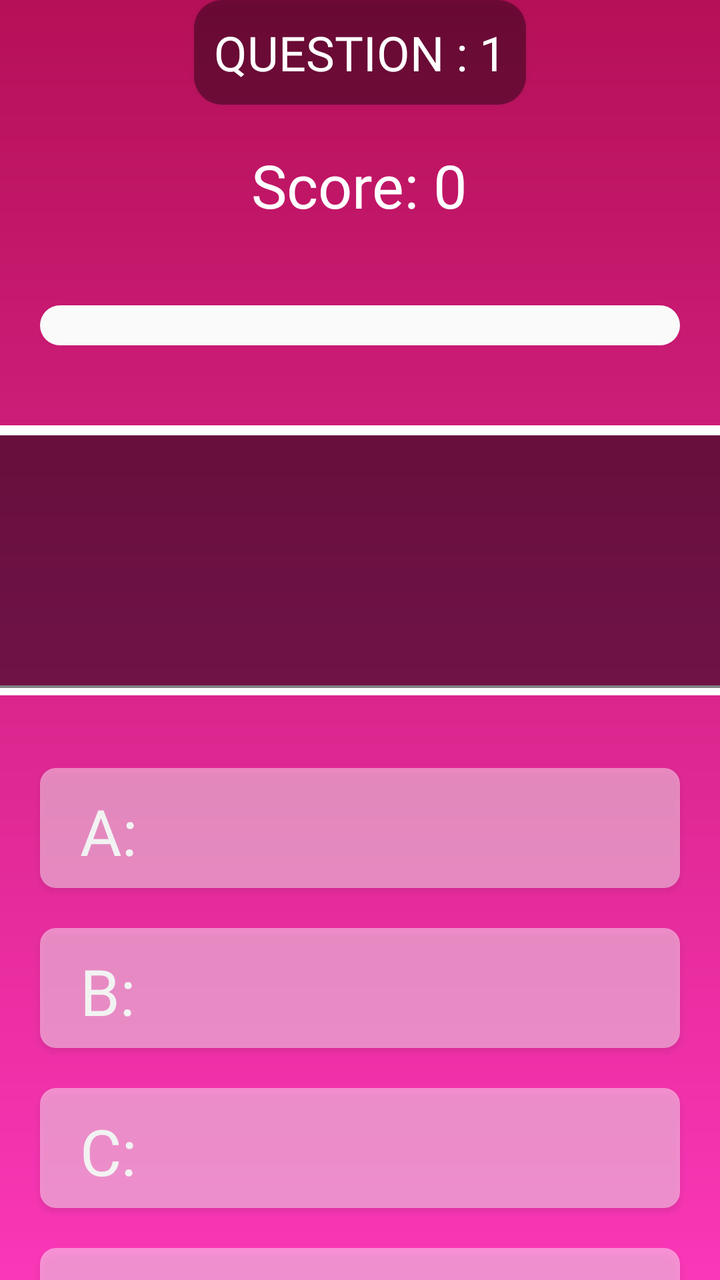
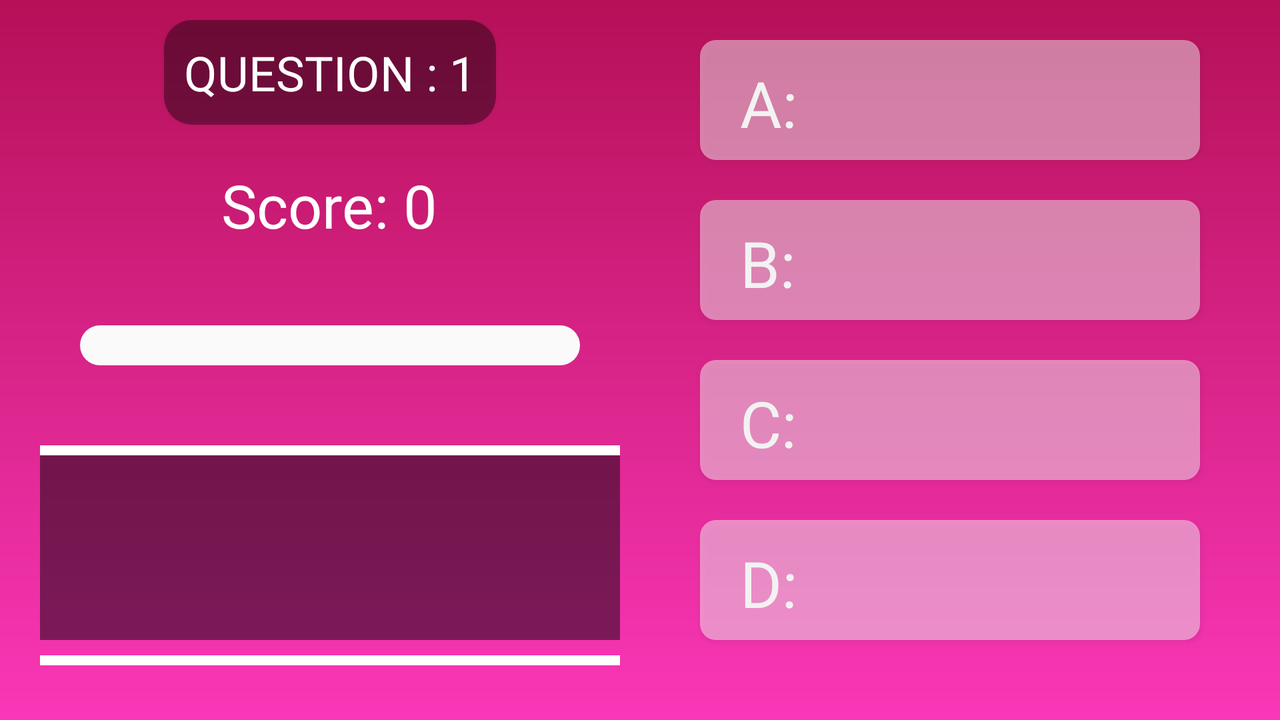

An Android layout and its configuration variant, each rendered on a device that would load it. The default file and the variant file are quoted in full after the pictures.
<!-- AndroidManifest.xml: application theme Theme.FunMaths -->
<!-- res/layout/activity_addition.xml -->
<?xml version="1.0" encoding="utf-8"?>
<LinearLayout xmlns:android="http://schemas.android.com/apk/res/android"
    xmlns:app="http://schemas.android.com/apk/res-auto"
    xmlns:tools="http://schemas.android.com/tools"
    android:id="@+id/container"
    android:layout_width="match_parent"
    android:layout_height="match_parent"
    android:background="@drawable/add_bg"
    android:gravity="center"
    android:orientation="vertical"
    tools:context=".MainActivity">

    
    <LinearLayout
        android:id="@+id/layoutcontent"
        android:layout_width="match_parent"
        android:layout_height="wrap_content"
        android:orientation="vertical">

        
        <LinearLayout
            android:id="@+id/scorelayout"
            android:layout_width="match_parent"
            android:layout_height="wrap_content"
            android:gravity="center"
            android:orientation="vertical">

            
            <Button
                android:id="@+id/questionNumber"
                android:layout_width="wrap_content"
                android:layout_height="wrap_content"
                android:layout_marginBottom="20dp"
                android:background="@drawable/question_no"
                android:padding="10dp"
                android:text="@string/question_no"
                android:textColor="@color/white"
                android:textSize="24sp">

            </Button>

            
            <TextView
                android:id="@+id/tvScore"
                android:layout_width="wrap_content"
                android:layout_height="wrap_content"
                android:layout_gravity="center"
                android:layout_marginBottom="20dp"
                android:text="@string/score"
                android:textColor="@color/white"
                android:textSize="30sp" />
        </LinearLayout>

        
        <ProgressBar
            android:id="@+id/progressBar"
            style="@style/Widget.AppCompat.ProgressBar.Horizontal"
            android:layout_width="match_parent"
            android:layout_height="wrap_content"
            android:layout_marginStart="20dp"
            android:layout_marginTop="20dp"
            android:layout_marginEnd="20dp"
            android:layout_marginBottom="20dp"
            android:indeterminate="false"
            android:maxHeight="20dp"
            android:minHeight="20dp"
            android:progressDrawable="@drawable/custom_progress"
            android:visibility="visible" />

        
        <RelativeLayout
            android:layout_width="wrap_content"
            android:layout_height="wrap_content">

            
            <TextView
                android:layout_width="match_parent"
                android:layout_height="5sp"
                android:layout_marginTop="20sp"
                android:background="@color/white"
                android:fontFamily="@font/acme">

            </TextView>

            <TextView
                android:layout_width="match_parent"
                android:layout_height="5sp"
                android:layout_marginTop="150sp"
                android:background="@color/white">

            </TextView>

            <TextView
                android:id="@+id/tvQuiz"
                android:layout_width="match_parent"
                android:layout_height="wrap_content"
                android:layout_gravity="center"
                android:layout_marginTop="25sp"
                android:layout_marginBottom="20sp"
                android:background="@color/question_color"
                android:padding="35sp"
                android:textAlignment="center"
                android:textColor="@color/white"
                android:textSize="42sp"
                android:textStyle="bold">

            </TextView>

        </RelativeLayout>

        
        <LinearLayout
            android:layout_width="match_parent"
            android:layout_height="wrap_content"
            android:layout_marginTop="20sp"
            android:gravity="center"
            android:orientation="vertical">
            
            <RelativeLayout
                android:layout_width="match_parent"
                android:layout_height="wrap_content">

                <TextView
                    android:layout_width="wrap_content"
                    android:layout_height="wrap_content"
                    android:layout_marginLeft="40sp"
                    android:layout_marginTop="10sp"
                    android:text="@string/a"
                    android:textColor="@color/white"
                    android:textSize="32sp" />

                <Button
                    android:id="@+id/btn1"
                    android:layout_width="match_parent"
                    android:layout_height="60sp"
                    android:layout_marginLeft="20sp"
                    android:layout_marginRight="20sp"
                    android:layout_marginBottom="20sp"
                    android:background="@drawable/answer_btn"
                    android:textColor="@color/white"
                    android:textSize="32sp" />

            </RelativeLayout>

            
            <RelativeLayout
                android:layout_width="match_parent"
                android:layout_height="wrap_content">

                <TextView
                    android:layout_width="wrap_content"
                    android:layout_height="wrap_content"
                    android:layout_marginLeft="40sp"
                    android:layout_marginTop="10sp"
                    android:text="@string/b"
                    android:textColor="@color/white"
                    android:textSize="32sp" />

                <Button
                    android:id="@+id/btn2"
                    android:layout_width="match_parent"
                    android:layout_height="60sp"
                    android:layout_marginLeft="20sp"
                    android:layout_marginRight="20sp"
                    android:layout_marginBottom="20sp"
                    android:background="@drawable/answer_btn"
                    android:textColor="@color/white"
                    android:textSize="32sp" />
            </RelativeLayout>

            
            <RelativeLayout
                android:layout_width="match_parent"
                android:layout_height="wrap_content">

                <TextView
                    android:layout_width="wrap_content"
                    android:layout_height="wrap_content"
                    android:layout_marginLeft="40sp"
                    android:layout_marginTop="10sp"
                    android:text="@string/c"
                    android:textColor="@color/white"
                    android:textSize="32sp" />

                <Button
                    android:id="@+id/btn3"
                    android:layout_width="match_parent"
                    android:layout_height="60sp"
                    android:layout_marginLeft="20sp"
                    android:layout_marginRight="20sp"
                    android:layout_marginBottom="20sp"
                    android:background="@drawable/answer_btn"
                    android:textColor="@color/white"
                    android:textSize="32sp" />
            </RelativeLayout>

            
            <RelativeLayout
                android:layout_width="match_parent"
                android:layout_height="wrap_content">

                <TextView
                    android:layout_width="wrap_content"
                    android:layout_height="wrap_content"
                    android:layout_marginLeft="40sp"
                    android:layout_marginTop="10sp"
                    android:text="@string/d"
                    android:textColor="@color/white"
                    android:textSize="32sp" />

                <Button
                    android:id="@+id/btn4"
                    android:layout_width="match_parent"
                    android:layout_height="60sp"
                    android:layout_marginLeft="20sp"
                    android:layout_marginRight="20sp"
                    android:layout_marginBottom="20sp"
                    android:background="@drawable/answer_btn"
                    android:textColor="@color/white"
                    android:textSize="32sp" />

            </RelativeLayout>

        </LinearLayout>
        
        <Space
            android:layout_width="match_parent"
            android:layout_height="70dp">

        </Space>

    </LinearLayout>

</LinearLayout>
<!-- resources referenced by this layout -->
<resources>
  <color name="question_color">#7E000000</color>
  <color name="white">#FFFFFFFF</color>
  <!-- drawable add_bg (drawable) -->
  <?xml version="1.0" encoding="utf-8"?>
  <shape xmlns:android="http://schemas.android.com/apk/res/android">
      <gradient
          android:startColor="@color/dark_pink"
          android:endColor="@color/light_pink"
          android:angle="10"/>
  </shape>
  <!-- drawable answer_btn (drawable) -->
  <?xml version="1.0" encoding="utf-8"?>
  <shape xmlns:android="http://schemas.android.com/apk/res/android"
      android:shape="rectangle">
      <corners android:radius="8dp" /> 
      <solid
          android:color="@color/transparent"
   />
  
  </shape>
  <!-- drawable custom_progress (drawable) -->
  <?xml version="1.0" encoding="utf-8"?>
  <layer-list xmlns:android="http://schemas.android.com/apk/res/android">
  
      
      <item android:id="@android:id/background">
          <shape xmlns:android="http://schemas.android.com/apk/res/android" android:shape="rectangle" >
              <corners
                  android:radius="14dp" />
  
              <solid android:color="#FAFAFA"/>
          </shape>
      </item>
  
      
      <item android:id="@android:id/progress">
          <clip>
              <shape xmlns:android="http://schemas.android.com/apk/res/android" android:shape="rectangle" >
  
                  <corners
                      android:radius="14dp" />
  
                  <gradient
                      android:angle="0"
                      android:centerX="50%"
                      android:centerColor="@color/red_orange"
                      android:startColor="@color/light_red"
                      android:endColor="@color/dark_red"
                      android:type="linear"
                      />
  
              </shape>
          </clip>
      </item>
  </layer-list>
  <!-- drawable question_no (drawable) -->
  <?xml version="1.0" encoding="utf-8"?>
  <shape xmlns:android="http://schemas.android.com/apk/res/android"
      android:shape="rectangle">
      <corners android:radius="14dp" /> 
  
  <solid
      android:color="@color/dark_transparent"/>
  </shape>
  <string name="a">A:</string>
  <string name="b">B:</string>
  <string name="c">C:</string>
  <string name="d">D:</string>
  <string name="question_no">question : 1</string>
  <string name="score">Score: 0</string>
  <style name="Theme.FunMaths" parent="Base.Theme.FunMaths" />
  <color name="dark_pink">#B61058</color>
  <color name="light_pink">#FA37B8</color>
  <color name="transparent">#74FFFFFF</color>
  <color name="red_orange">#cef94147</color>
  <color name="light_red">#f94147</color>
  <color name="dark_red">#9cf94147</color>
  <color name="dark_transparent">#60000000</color>
  <style name="Base.Theme.FunMaths" parent="Theme.AppCompat.Light.NoActionBar">
  
          <item name="colorPrimary">@color/white</item>
          <item name="colorSecondary">@color/ash</item>
          <item name="android:fontFamily">@font/font</item>
  
      </style>
  <color name="ash">#878787</color>
</resources>
<!-- res/layout-land/activity_addition.xml (the repository's variant of the layout above) -->
<!-- drawn on the phone turned sideways -->
<?xml version="1.0" encoding="utf-8"?>
<LinearLayout xmlns:android="http://schemas.android.com/apk/res/android"
    xmlns:app="http://schemas.android.com/apk/res-auto"
    xmlns:tools="http://schemas.android.com/tools"
    android:id="@+id/layoutcontent"
    android:layout_width="match_parent"
    android:layout_height="match_parent"
    android:background="@drawable/add_bg"
    android:gravity="center"
    android:orientation="horizontal"
    tools:context=".MainActivity">

    
    <LinearLayout
        android:layout_width="0dp"
        android:layout_height="match_parent"
        android:layout_weight="1"
        android:gravity="center_vertical|start"
        android:orientation="vertical"
        android:paddingStart="20dp"
        android:paddingTop="10dp"
        android:paddingEnd="10dp"
        android:paddingBottom="20dp">

        
        <LinearLayout
            android:id="@+id/scorelayout"
            android:layout_width="match_parent"
            android:layout_height="wrap_content"
            android:gravity="center"
            android:orientation="vertical">

            <Button
                android:id="@+id/questionNumber"
                android:layout_width="wrap_content"
                android:layout_height="wrap_content"
                android:layout_marginBottom="20dp"
                android:background="@drawable/question_no"
                android:padding="10dp"
                android:text="@string/question_no"
                android:textColor="@color/white"
                android:textSize="24sp">

            </Button>

            <TextView
                android:id="@+id/tvScore"
                android:layout_width="wrap_content"
                android:layout_height="wrap_content"
                android:layout_gravity="center"
                android:layout_marginBottom="20dp"
                android:text="@string/score"
                android:textColor="@color/white"
                android:textSize="30sp" />
        </LinearLayout>

        
        <ProgressBar
            android:id="@+id/progressBar"
            style="@style/Widget.AppCompat.ProgressBar.Horizontal"
            android:layout_width="match_parent"
            android:layout_height="wrap_content"
            android:layout_marginStart="20dp"
            android:layout_marginTop="20dp"
            android:layout_marginEnd="20dp"
            android:layout_marginBottom="20dp"
            android:indeterminate="false"
            android:maxHeight="20dp"
            android:minHeight="20dp"
            android:progressDrawable="@drawable/custom_progress"
            android:visibility="visible" />

        <RelativeLayout
            android:layout_width="match_parent"
            android:layout_height="wrap_content">


            <TextView
                android:layout_width="match_parent"
                android:layout_height="5sp"
                android:layout_marginTop="20sp"
                android:background="@color/white">

            </TextView>

            <TextView
                android:layout_width="match_parent"
                android:layout_height="5sp"
                android:layout_marginTop="125sp"
                android:background="@color/white">

            </TextView>


            <TextView
                android:id="@+id/tvQuiz"
                android:layout_width="match_parent"
                android:layout_height="wrap_content"
                android:layout_gravity="center"
                android:layout_marginTop="25sp"
                android:layout_marginBottom="20sp"
                android:background="#7E000000"
                android:padding="25sp"
                android:textAlignment="center"
                android:textColor="@color/white"
                android:textSize="42sp"
                android:textStyle="bold">

            </TextView>

        </RelativeLayout>


    </LinearLayout>

    
    <LinearLayout
        android:layout_width="0dp"
        android:layout_height="match_parent"
        android:layout_weight="1"
        android:gravity="center_vertical|end"
        android:orientation="vertical"
        android:paddingStart="10dp"
        android:paddingTop="20dp"
        android:paddingEnd="20dp"
        android:paddingBottom="20dp">

        
        <RelativeLayout
            android:layout_width="match_parent"
            android:layout_height="wrap_content">

            <TextView
                android:layout_width="wrap_content"
                android:layout_height="wrap_content"
                android:layout_marginLeft="40sp"
                android:layout_marginTop="10sp"
                android:text="@string/a"
                android:textColor="@color/white"
                android:textSize="32sp" />

            <Button
                android:id="@+id/btn1"
                android:layout_width="match_parent"
                android:layout_height="60sp"
                android:layout_marginLeft="20sp"
                android:layout_marginRight="20sp"
                android:layout_marginBottom="20sp"
                android:background="@drawable/answer_btn"
                android:textColor="@color/white"
                android:textSize="32sp" />
        </RelativeLayout>

        
        <RelativeLayout
            android:layout_width="match_parent"
            android:layout_height="wrap_content">

            <TextView
                android:layout_width="wrap_content"
                android:layout_height="wrap_content"
                android:layout_marginLeft="40sp"
                android:layout_marginTop="10sp"
                android:text="@string/b"
                android:textColor="@color/white"
                android:textSize="32sp" />

            <Button
                android:id="@+id/btn2"
                android:layout_width="match_parent"
                android:layout_height="60sp"
                android:layout_marginLeft="20sp"
                android:layout_marginRight="20sp"
                android:layout_marginBottom="20sp"
                android:background="@drawable/answer_btn"
                android:textColor="@color/white"
                android:textSize="32sp" />
        </RelativeLayout>

        
        <RelativeLayout
            android:layout_width="match_parent"
            android:layout_height="wrap_content">

            <TextView
                android:layout_width="wrap_content"
                android:layout_height="wrap_content"
                android:layout_marginLeft="40sp"
                android:layout_marginTop="10sp"
                android:text="@string/c"
                android:textColor="@color/white"
                android:textSize="32sp" />

            <Button
                android:id="@+id/btn3"
                android:layout_width="match_parent"
                android:layout_height="60sp"
                android:layout_marginLeft="20sp"
                android:layout_marginRight="20sp"
                android:layout_marginBottom="20sp"
                android:background="@drawable/answer_btn"
                android:textColor="@color/white"
                android:textSize="32sp" />
        </RelativeLayout>

        
        <RelativeLayout
            android:layout_width="match_parent"
            android:layout_height="wrap_content">

            <TextView
                android:layout_width="wrap_content"
                android:layout_height="wrap_content"
                android:layout_marginLeft="40sp"
                android:layout_marginTop="10sp"
                android:text="@string/d"
                android:textColor="@color/white"
                android:textSize="32sp" />

            <Button
                android:id="@+id/btn4"
                android:layout_width="match_parent"
                android:layout_height="60sp"
                android:layout_marginLeft="20sp"
                android:layout_marginRight="20sp"
                android:layout_marginBottom="20sp"
                android:background="@drawable/answer_btn"
                android:textColor="@color/white"
                android:textSize="32sp" />
        </RelativeLayout>

    </LinearLayout>
</LinearLayout>
<!-- resources referenced by the variant -->
<!-- as the phone turned sideways resolves them -->
<resources>
  <color name="white">#FFFFFFFF</color>
  <!-- drawable add_bg (drawable) -->
  <?xml version="1.0" encoding="utf-8"?>
  <shape xmlns:android="http://schemas.android.com/apk/res/android">
      <gradient
          android:startColor="@color/dark_pink"
          android:endColor="@color/light_pink"
          android:angle="10"/>
  </shape>
  <!-- drawable answer_btn (drawable) -->
  <?xml version="1.0" encoding="utf-8"?>
  <shape xmlns:android="http://schemas.android.com/apk/res/android"
      android:shape="rectangle">
      <corners android:radius="8dp" /> 
      <solid
          android:color="@color/transparent"
   />
  
  </shape>
  <!-- drawable custom_progress (drawable) -->
  <?xml version="1.0" encoding="utf-8"?>
  <layer-list xmlns:android="http://schemas.android.com/apk/res/android">
  
      
      <item android:id="@android:id/background">
          <shape xmlns:android="http://schemas.android.com/apk/res/android" android:shape="rectangle" >
              <corners
                  android:radius="14dp" />
  
              <solid android:color="#FAFAFA"/>
          </shape>
      </item>
  
      
      <item android:id="@android:id/progress">
          <clip>
              <shape xmlns:android="http://schemas.android.com/apk/res/android" android:shape="rectangle" >
  
                  <corners
                      android:radius="14dp" />
  
                  <gradient
                      android:angle="0"
                      android:centerX="50%"
                      android:centerColor="@color/red_orange"
                      android:startColor="@color/light_red"
                      android:endColor="@color/dark_red"
                      android:type="linear"
                      />
  
              </shape>
          </clip>
      </item>
  </layer-list>
  <!-- drawable question_no (drawable) -->
  <?xml version="1.0" encoding="utf-8"?>
  <shape xmlns:android="http://schemas.android.com/apk/res/android"
      android:shape="rectangle">
      <corners android:radius="14dp" /> 
  
  <solid
      android:color="@color/dark_transparent"/>
  </shape>
  <string name="a">A:</string>
  <string name="b">B:</string>
  <string name="c">C:</string>
  <string name="d">D:</string>
  <string name="question_no">question : 1</string>
  <string name="score">Score: 0</string>
  <style name="Theme.FunMaths" parent="Base.Theme.FunMaths" />
  <color name="dark_pink">#B61058</color>
  <color name="light_pink">#FA37B8</color>
  <color name="transparent">#74FFFFFF</color>
  <color name="red_orange">#cef94147</color>
  <color name="light_red">#f94147</color>
  <color name="dark_red">#9cf94147</color>
  <color name="dark_transparent">#60000000</color>
  <style name="Base.Theme.FunMaths" parent="Theme.AppCompat.Light.NoActionBar">
  
          <item name="colorPrimary">@color/white</item>
          <item name="colorSecondary">@color/ash</item>
          <item name="android:fontFamily">@font/font</item>
  
      </style>
  <color name="ash">#878787</color>
</resources>
